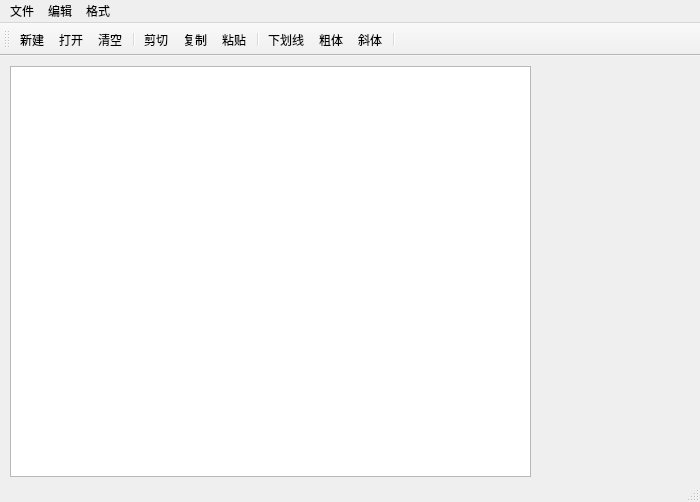
<?xml version="1.0" encoding="UTF-8"?>
<ui version="4.0">
 <class>MainWindow</class>
 <widget class="QMainWindow" name="MainWindow">
  <property name="geometry">
   <rect>
    <x>0</x>
    <y>0</y>
    <width>700</width>
    <height>502</height>
   </rect>
  </property>
  <property name="windowTitle">
   <string>MainWindow</string>
  </property>
  <widget class="QWidget" name="centralwidget">
   <widget class="QTextEdit" name="textEdit">
    <property name="geometry">
     <rect>
      <x>10</x>
      <y>10</y>
      <width>521</width>
      <height>411</height>
     </rect>
    </property>
   </widget>
  </widget>
  <widget class="QMenuBar" name="menubar">
   <property name="geometry">
    <rect>
     <x>0</x>
     <y>0</y>
     <width>700</width>
     <height>26</height>
    </rect>
   </property>
   <widget class="QMenu" name="menu">
    <property name="title">
     <string>文件</string>
    </property>
    <addaction name="actNew"/>
    <addaction name="actOpen"/>
    <addaction name="actClose"/>
   </widget>
   <widget class="QMenu" name="menu_2">
    <property name="title">
     <string>编辑</string>
    </property>
    <addaction name="actCut"/>
    <addaction name="actCopy"/>
    <addaction name="actPaste"/>
    <addaction name="actClear"/>
   </widget>
   <widget class="QMenu" name="menu_3">
    <property name="title">
     <string>格式</string>
    </property>
    <addaction name="actFontBold"/>
    <addaction name="actFontItalic"/>
    <addaction name="actUnderline"/>
    <addaction name="actToolbarLab"/>
   </widget>
   <addaction name="menu"/>
   <addaction name="menu_2"/>
   <addaction name="menu_3"/>
  </widget>
  <widget class="QStatusBar" name="statusbar"/>
  <widget class="QToolBar" name="toolBar">
   <property name="windowTitle">
    <string>toolBar</string>
   </property>
   <property name="toolButtonStyle">
    <enum>Qt::ToolButtonTextUnderIcon</enum>
   </property>
   <attribute name="toolBarArea">
    <enum>TopToolBarArea</enum>
   </attribute>
   <attribute name="toolBarBreak">
    <bool>false</bool>
   </attribute>
   <addaction name="actNew"/>
   <addaction name="actOpen"/>
   <addaction name="actClear"/>
   <addaction name="separator"/>
   <addaction name="actCut"/>
   <addaction name="actCopy"/>
   <addaction name="actPaste"/>
   <addaction name="separator"/>
   <addaction name="actUnderline"/>
   <addaction name="actFontBold"/>
   <addaction name="actFontItalic"/>
   <addaction name="separator"/>
  </widget>
  <action name="actOpen">
   <property name="icon">
    <iconset resource="../../../../BaiduNetdiskDownload/620447 QT5.9Samp/QT5.9Samp/chap02GUIbasics/samp2_4App/res.qrc">
     <normaloff>:/images/images/open3.bmp</normaloff>:/images/images/open3.bmp</iconset>
   </property>
   <property name="text">
    <string>打开</string>
   </property>
   <property name="toolTip">
    <string>打开文件</string>
   </property>
   <property name="shortcut">
    <string>Ctrl+O</string>
   </property>
  </action>
  <action name="actNew">
   <property name="icon">
    <iconset resource="../../../../BaiduNetdiskDownload/620447 QT5.9Samp/QT5.9Samp/chap02GUIbasics/samp2_4App/res.qrc">
     <normaloff>:/images/images/new2.bmp</normaloff>:/images/images/new2.bmp</iconset>
   </property>
   <property name="text">
    <string>新建</string>
   </property>
   <property name="toolTip">
    <string>新建文件</string>
   </property>
   <property name="shortcut">
    <string>Ctrl+N</string>
   </property>
  </action>
  <action name="actCut">
   <property name="icon">
    <iconset resource="../../../../BaiduNetdiskDownload/620447 QT5.9Samp/QT5.9Samp/chap02GUIbasics/samp2_4App/res.qrc">
     <normaloff>:/images/images/cut.bmp</normaloff>:/images/images/cut.bmp</iconset>
   </property>
   <property name="text">
    <string>剪切</string>
   </property>
   <property name="toolTip">
    <string>剪切</string>
   </property>
   <property name="shortcut">
    <string>Ctrl+X</string>
   </property>
  </action>
  <action name="actCopy">
   <property name="icon">
    <iconset resource="../../../../BaiduNetdiskDownload/620447 QT5.9Samp/QT5.9Samp/chap02GUIbasics/samp2_4App/res.qrc">
     <normaloff>:/images/images/120.bmp</normaloff>:/images/images/120.bmp</iconset>
   </property>
   <property name="text">
    <string>复制</string>
   </property>
   <property name="toolTip">
    <string>复制</string>
   </property>
   <property name="shortcut">
    <string>Ctrl+C</string>
   </property>
  </action>
  <action name="actPaste">
   <property name="icon">
    <iconset resource="../../../../BaiduNetdiskDownload/620447 QT5.9Samp/QT5.9Samp/chap02GUIbasics/samp2_4App/res.qrc">
     <normaloff>:/images/images/paste.bmp</normaloff>:/images/images/paste.bmp</iconset>
   </property>
   <property name="text">
    <string>粘贴</string>
   </property>
   <property name="toolTip">
    <string>粘贴</string>
   </property>
   <property name="shortcut">
    <string>Ctrl+V</string>
   </property>
  </action>
  <action name="actClose">
   <property name="icon">
    <iconset resource="../../../../BaiduNetdiskDownload/620447 QT5.9Samp/QT5.9Samp/chap02GUIbasics/samp2_4App/res.qrc">
     <normaloff>:/images/images/exit.bmp</normaloff>:/images/images/exit.bmp</iconset>
   </property>
   <property name="text">
    <string>退出</string>
   </property>
   <property name="toolTip">
    <string>退出</string>
   </property>
  </action>
  <action name="actClear">
   <property name="icon">
    <iconset resource="../../../../BaiduNetdiskDownload/620447 QT5.9Samp/QT5.9Samp/chap02GUIbasics/samp2_4App/res.qrc">
     <normaloff>:/images/images/103.bmp</normaloff>:/images/images/103.bmp</iconset>
   </property>
   <property name="text">
    <string>清空</string>
   </property>
   <property name="toolTip">
    <string>清空</string>
   </property>
  </action>
  <action name="actFont">
   <property name="icon">
    <iconset resource="../../../../BaiduNetdiskDownload/620447 QT5.9Samp/QT5.9Samp/chap02GUIbasics/samp2_4App/res.qrc">
     <normaloff>:/images/images/20.ico</normaloff>:/images/images/20.ico</iconset>
   </property>
   <property name="text">
    <string>字体</string>
   </property>
   <property name="toolTip">
    <string>字体设置</string>
   </property>
  </action>
  <action name="actFontBold">
   <property name="checkable">
    <bool>true</bool>
   </property>
   <property name="icon">
    <iconset resource="../../../../BaiduNetdiskDownload/620447 QT5.9Samp/QT5.9Samp/chap02GUIbasics/samp2_4App/res.qrc">
     <normaloff>:/images/images/BLD.BMP</normaloff>:/images/images/BLD.BMP</iconset>
   </property>
   <property name="text">
    <string>粗体</string>
   </property>
   <property name="toolTip">
    <string>粗体</string>
   </property>
   <property name="shortcut">
    <string>Ctrl+B</string>
   </property>
  </action>
  <action name="actFontItalic">
   <property name="checkable">
    <bool>true</bool>
   </property>
   <property name="icon">
    <iconset resource="../../../../BaiduNetdiskDownload/620447 QT5.9Samp/QT5.9Samp/chap02GUIbasics/samp2_4App/res.qrc">
     <normaloff>:/images/images/ITL.BMP</normaloff>:/images/images/ITL.BMP</iconset>
   </property>
   <property name="text">
    <string>斜体</string>
   </property>
   <property name="toolTip">
    <string>斜体</string>
   </property>
   <property name="shortcut">
    <string>Ctrl+I</string>
   </property>
  </action>
  <action name="actUnderline">
   <property name="checkable">
    <bool>true</bool>
   </property>
   <property name="icon">
    <iconset resource="../../../../BaiduNetdiskDownload/620447 QT5.9Samp/QT5.9Samp/chap02GUIbasics/samp2_4App/res.qrc">
     <normaloff>:/images/images/WORDUNDR.BMP</normaloff>:/images/images/WORDUNDR.BMP</iconset>
   </property>
   <property name="text">
    <string>下划线</string>
   </property>
   <property name="toolTip">
    <string>下划线</string>
   </property>
   <property name="shortcut">
    <string>Ctrl+U</string>
   </property>
  </action>
  <action name="actToolbarLab">
   <property name="checkable">
    <bool>true</bool>
   </property>
   <property name="text">
    <string>显示工具栏文字标签</string>
   </property>
   <property name="toolTip">
    <string>显示工具栏文字标签</string>
   </property>
  </action>
 </widget>
 <resources/>
 <connections>
  <connection>
   <sender>actClear</sender>
   <signal>triggered()</signal>
   <receiver>textEdit</receiver>
   <slot>clear()</slot>
   <hints>
    <hint type="sourcelabel">
     <x>-1</x>
     <y>-1</y>
    </hint>
    <hint type="destinationlabel">
     <x>270</x>
     <y>292</y>
    </hint>
   </hints>
  </connection>
  <connection>
   <sender>actCopy</sender>
   <signal>triggered()</signal>
   <receiver>textEdit</receiver>
   <slot>copy()</slot>
   <hints>
    <hint type="sourcelabel">
     <x>-1</x>
     <y>-1</y>
    </hint>
    <hint type="destinationlabel">
     <x>270</x>
     <y>292</y>
    </hint>
   </hints>
  </connection>
  <connection>
   <sender>actCut</sender>
   <signal>triggered()</signal>
   <receiver>textEdit</receiver>
   <slot>cut()</slot>
   <hints>
    <hint type="sourcelabel">
     <x>-1</x>
     <y>-1</y>
    </hint>
    <hint type="destinationlabel">
     <x>270</x>
     <y>292</y>
    </hint>
   </hints>
  </connection>
  <connection>
   <sender>actPaste</sender>
   <signal>triggered()</signal>
   <receiver>textEdit</receiver>
   <slot>paste()</slot>
   <hints>
    <hint type="sourcelabel">
     <x>-1</x>
     <y>-1</y>
    </hint>
    <hint type="destinationlabel">
     <x>270</x>
     <y>292</y>
    </hint>
   </hints>
  </connection>
  <connection>
   <sender>actClose</sender>
   <signal>triggered()</signal>
   <receiver>MainWindow</receiver>
   <slot>close()</slot>
   <hints>
    <hint type="sourcelabel">
     <x>-1</x>
     <y>-1</y>
    </hint>
    <hint type="destinationlabel">
     <x>349</x>
     <y>250</y>
    </hint>
   </hints>
  </connection>
 </connections>
</ui>
